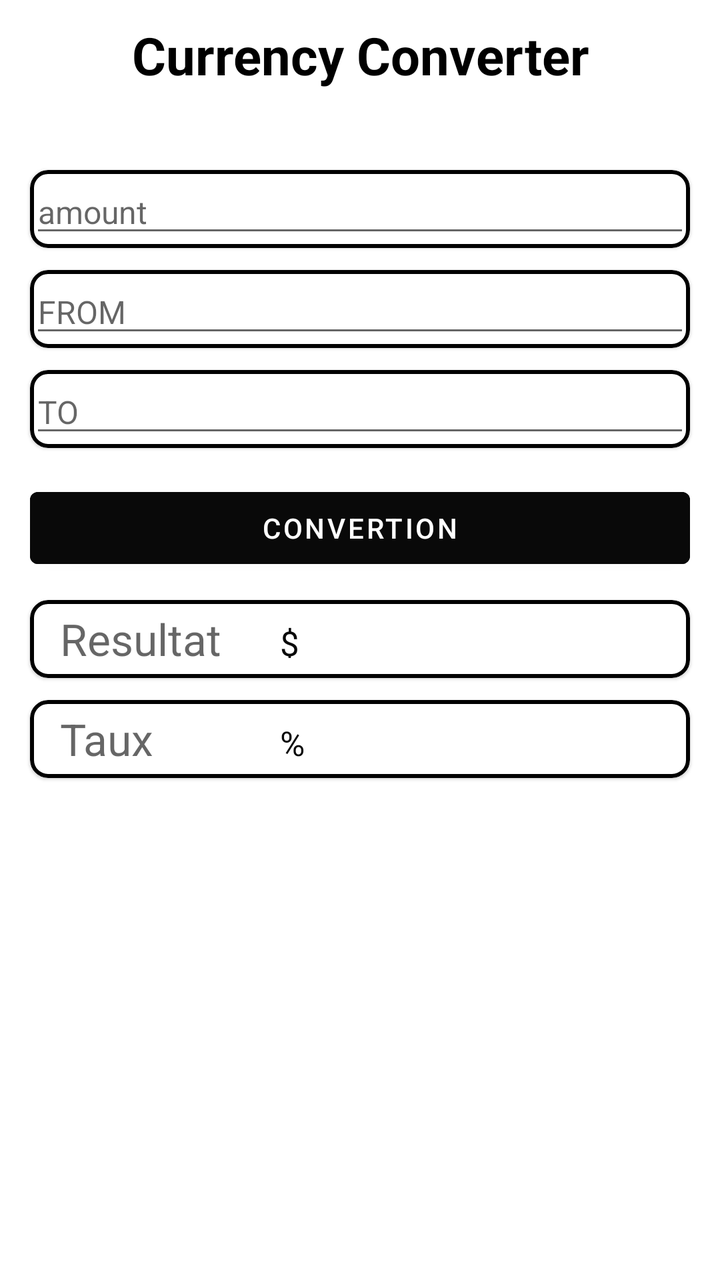
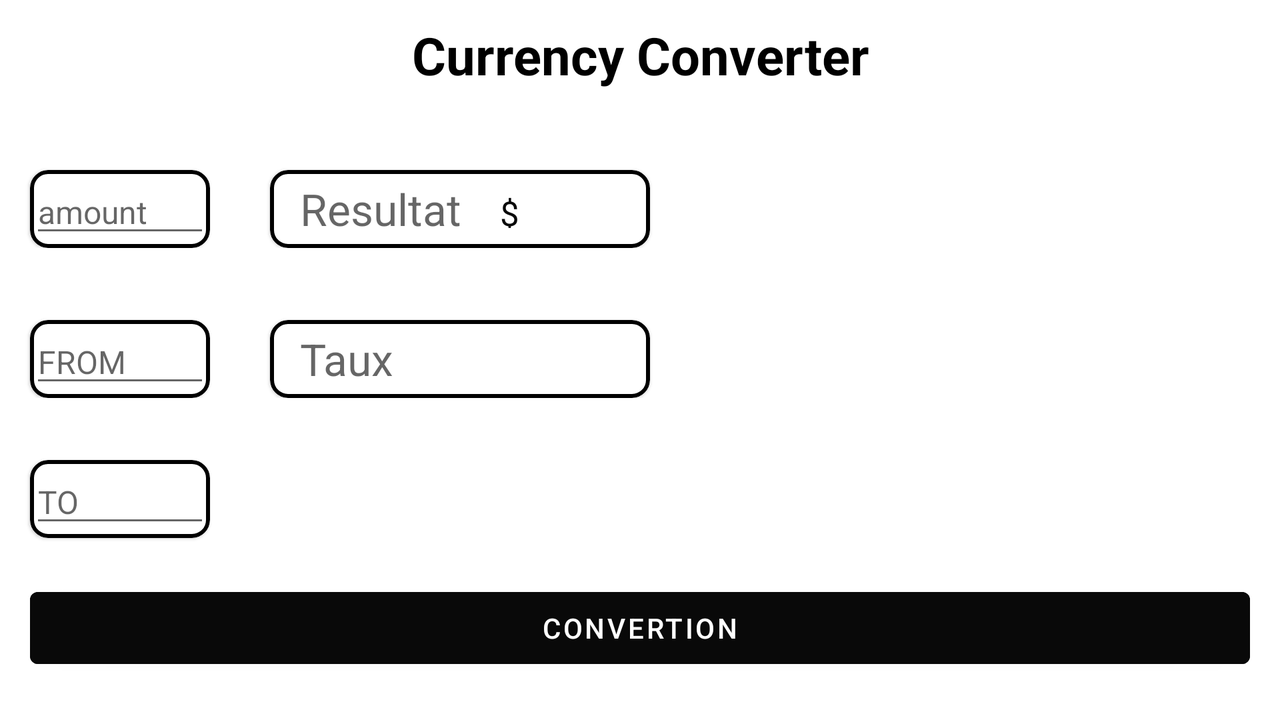

An Android layout and its configuration variant, each rendered on a device that would load it. The default file and the variant file are quoted in full after the pictures.
<!-- AndroidManifest.xml: application theme Theme.LeBaluchon -->
<!-- res/layout/fragment_convert.xml -->
<?xml version="1.0" encoding="utf-8"?>
<RelativeLayout
    xmlns:android="http://schemas.android.com/apk/res/android"
    android:layout_width="match_parent"
    android:layout_height="match_parent"
    xmlns:app="http://schemas.android.com/apk/res-auto"
    android:orientation="vertical">

    <TextView
        android:layout_width="match_parent"
        android:layout_height="wrap_content"
        android:textSize="26sp"
        android:text="@string/currency_converter"
        android:gravity="center"
        android:layout_margin="10dp"
        android:textStyle="bold"
        android:textColor="@color/black"/>

    <com.google.android.material.card.MaterialCardView
        android:layout_width="match_parent"
        android:layout_height="39dp"
        android:layout_marginLeft="15dp"
        android:layout_marginRight="15dp"
        android:layout_marginTop="85dp"
        app:cardCornerRadius="9dp"
        app:strokeColor="@color/black"
        app:strokeWidth="2sp">

        <EditText
            android:id="@+id/edit_amount"
            android:layout_width="match_parent"
            android:layout_height="wrap_content"
            android:hint="@string/amount"
            android:singleLine="true"
            android:textSize="16sp" />
    </com.google.android.material.card.MaterialCardView>

    <com.google.android.material.card.MaterialCardView
        android:layout_width="match_parent"
        android:layout_height="39dp"
        android:layout_marginLeft="15dp"
        android:layout_marginRight="15dp"
        app:strokeColor="@color/black"
        app:strokeWidth="2sp"
        app:cardCornerRadius="9dp"
        android:layout_marginTop="135dp">

    <EditText
        android:id="@+id/edit_from"
        android:layout_width="match_parent"
        android:textSize="16sp"
        android:layout_height="wrap_content"
        android:hint="FROM"
        android:singleLine="true"/>
    </com.google.android.material.card.MaterialCardView>

    <com.google.android.material.card.MaterialCardView
        android:layout_width="match_parent"
        android:layout_height="39dp"
        android:layout_marginTop="185dp"
        android:layout_marginLeft="15dp"
        android:layout_marginRight="15dp"
        app:cardCornerRadius="9dp"
        app:strokeColor="@color/black"
        app:strokeWidth="2sp">

        <EditText
            android:id="@+id/edit_to"
            android:layout_width="match_parent"
            android:layout_height="wrap_content"
            android:hint="TO"
            android:singleLine="true"
            android:textSize="16sp" />
    </com.google.android.material.card.MaterialCardView>

    <Button
        android:id="@+id/btn_convert"
        android:layout_width="match_parent"
        android:layout_height="wrap_content"
        android:layout_marginLeft="15dp"
        android:layout_marginTop="240dp"
        android:layout_marginRight="15dp"
        android:backgroundTint="#090909"
        android:text="Convertion" />


    <com.google.android.material.card.MaterialCardView
        android:layout_width="match_parent"
        android:layout_height="39dp"
        android:layout_marginTop="300dp"
        android:layout_marginLeft="15dp"
        android:layout_marginRight="15dp"
        app:cardCornerRadius="9dp"
        app:strokeColor="@color/black"
        app:strokeWidth="2sp">

    <LinearLayout
        android:layout_width="match_parent"
        android:layout_height="wrap_content"
        android:layout_marginLeft="15dp"
        android:layout_marginRight="15dp"
        android:orientation="horizontal">

        <TextView
            android:id="@+id/edit_result"
            android:layout_width="100dp"
            android:layout_gravity="center"
            android:layout_height="wrap_content"
            android:textColor="#F40202"
            android:textSize="22sp"
            android:hint="Resultat"/>

        <TextView
            android:layout_width="100dp"
            android:layout_height="wrap_content"
            android:textColor="#090909"
            android:layout_gravity="center"
            android:layout_margin="10dp"
            android:textSize="17sp"
            android:text="$"/>

    </LinearLayout>

    </com.google.android.material.card.MaterialCardView>

    <com.google.android.material.card.MaterialCardView
        android:layout_width="match_parent"
        android:layout_height="39dp"
        android:layout_marginTop="350dp"
        android:layout_marginLeft="15dp"
        android:layout_marginRight="15dp"
        app:cardCornerRadius="9dp"
        app:strokeColor="@color/black"
        app:strokeWidth="2sp">

        <LinearLayout
            android:layout_width="match_parent"
            android:layout_height="wrap_content"
            android:layout_marginLeft="15dp"
            android:layout_marginRight="15dp"
            android:orientation="horizontal">

            <TextView
                android:id="@+id/edit_rates"
                android:layout_width="100dp"
                android:layout_gravity="center"
                android:layout_height="wrap_content"
                android:textColor="#F40202"
                android:textSize="22sp"
                android:hint="Taux"/>

            <TextView
                android:layout_width="100dp"
                android:layout_height="wrap_content"
                android:textColor="#090909"
                android:layout_gravity="center"
                android:layout_margin="10dp"
                android:textSize="17sp"
                android:text="%"/>

        </LinearLayout>

    </com.google.android.material.card.MaterialCardView>
</RelativeLayout>
<!-- resources referenced by this layout -->
<resources>
  <string name="amount"> amount</string>
  <string name="currency_converter"> Currency Converter</string>
  <style name="Theme.LeBaluchon" parent="Theme.MaterialComponents.DayNight.DarkActionBar">
          
          <item name="colorPrimary">@color/purple_500</item>
          <item name="colorPrimaryVariant">@color/purple_700</item>
          <item name="colorOnPrimary">@color/white</item>
          
          <item name="colorSecondary">@color/teal_200</item>
          <item name="colorSecondaryVariant">@color/teal_700</item>
          <item name="colorOnSecondary">@color/black</item>
          
          <item name="android:statusBarColor" tools:targetApi="l">?attr/colorPrimaryVariant</item>
          
      </style>
</resources>
<!-- res/layout-land/fragment_convert.xml (the repository's variant of the layout above) -->
<!-- drawn on the phone turned sideways -->
<?xml version="1.0" encoding="utf-8"?>
<RelativeLayout
    xmlns:android="http://schemas.android.com/apk/res/android"
    xmlns:tools="http://schemas.android.com/tools"
    android:layout_width="match_parent"
    android:layout_height="match_parent"
    xmlns:app="http://schemas.android.com/apk/res-auto"
    android:orientation="vertical">

    <TextView
        android:layout_width="match_parent"
        android:layout_height="wrap_content"
        android:layout_marginStart="10dp"
        android:layout_marginTop="10dp"
        android:layout_marginEnd="10dp"
        android:layout_marginBottom="10dp"
        android:gravity="center"
        android:text="@string/currency_converter"
        android:textColor="@color/black"
        android:textSize="26sp"
        android:textStyle="bold" />
    <LinearLayout
        android:layout_width="match_parent"
        android:layout_height="wrap_content"
        android:orientation="horizontal">

        <com.google.android.material.card.MaterialCardView
            android:layout_width="90dp"
            android:layout_height="39dp"
            android:layout_marginLeft="15dp"
            android:layout_marginRight="15dp"
            android:layout_marginTop="85dp"
            app:cardCornerRadius="9dp"
            app:strokeColor="@color/black"
            app:strokeWidth="2sp">

            <EditText
                android:id="@+id/edit_amount"
                android:layout_width="90dp"
                android:layout_height="wrap_content"
                android:hint="@string/amount"
                android:singleLine="true"
                android:textSize="16sp"
                tools:ignore="TouchTargetSizeCheck" />
        </com.google.android.material.card.MaterialCardView>

        <com.google.android.material.card.MaterialCardView
            android:layout_width="190dp"
            android:layout_height="39dp"
            android:layout_marginTop="85dp"
            android:layout_marginLeft="15dp"
            android:layout_marginRight="15dp"
            app:cardCornerRadius="9dp"
            app:strokeColor="@color/black"
            app:strokeWidth="2sp">

            <LinearLayout
                android:layout_width="match_parent"
                android:layout_height="wrap_content"
                android:layout_marginLeft="15dp"
                android:layout_marginRight="15dp"
                android:orientation="horizontal">

                <TextView
                    android:id="@+id/edit_result"
                    android:layout_width="90dp"
                    android:layout_gravity="center"
                    android:layout_height="wrap_content"
                    android:textColor="#F40202"
                    android:textSize="22sp"
                    android:hint="Resultat"/>

                <TextView
                    android:layout_width="90dp"
                    android:layout_height="wrap_content"
                    android:textColor="#090909"
                    android:layout_gravity="center"
                    android:layout_margin="10dp"
                    android:textSize="17sp"
                    android:text="$"/>

            </LinearLayout>
        </com.google.android.material.card.MaterialCardView>
    </LinearLayout>
    <LinearLayout
        android:layout_width="match_parent"
        android:layout_height="wrap_content"
        android:orientation="horizontal">
        <com.google.android.material.card.MaterialCardView
            android:layout_width="90dp"
            android:layout_height="39dp"
            android:layout_marginLeft="15dp"
            android:layout_marginRight="15dp"
            app:strokeColor="@color/black"
            app:strokeWidth="2sp"
            app:cardCornerRadius="9dp"
            android:layout_marginTop="160dp">

            <EditText
                android:id="@+id/edit_from"
                android:layout_width="90dp"
                android:layout_height="wrap_content"
                android:hint="FROM"
                android:singleLine="true"
                android:textSize="16sp"
                tools:ignore="TouchTargetSizeCheck" />
        </com.google.android.material.card.MaterialCardView>

        <com.google.android.material.card.MaterialCardView
            android:layout_width="190dp"
            android:layout_height="39dp"
            android:layout_marginTop="160dp"
            android:layout_marginLeft="15dp"
            android:layout_marginRight="15dp"
            app:cardCornerRadius="9dp"
            app:strokeColor="@color/black"
            app:strokeWidth="2sp">

            <LinearLayout
                android:layout_width="90dp"
                android:layout_height="wrap_content"
                android:layout_marginLeft="15dp"
                android:layout_marginRight="15dp"
                android:orientation="horizontal">

                <TextView
                    android:id="@+id/edit_rates"
                    android:layout_width="90dp"
                    android:layout_gravity="center"
                    android:layout_height="wrap_content"
                    android:textColor="#F40202"
                    android:textSize="22sp"
                    android:hint="Taux"/>

                <TextView
                    android:layout_width="90dp"
                    android:layout_height="wrap_content"
                    android:textColor="#090909"
                    android:layout_gravity="center"
                    android:layout_margin="10dp"
                    android:textSize="17sp"
                    android:text="%"/>

            </LinearLayout>

        </com.google.android.material.card.MaterialCardView>
    </LinearLayout>

    <com.google.android.material.card.MaterialCardView
        android:layout_width="90dp"
        android:layout_height="39dp"
        android:layout_marginTop="230dp"
        android:layout_marginLeft="15dp"
        android:layout_marginRight="15dp"
        app:cardCornerRadius="9dp"
        app:strokeColor="@color/black"
        app:strokeWidth="2sp">

        <EditText
            android:id="@+id/edit_to"
            android:layout_width="90dp"
            android:layout_height="wrap_content"
            android:hint="TO"
            android:singleLine="true"
            android:textSize="16sp"
            tools:ignore="TouchTargetSizeCheck" />
    </com.google.android.material.card.MaterialCardView>


    <Button
        android:id="@+id/btn_convert"
        android:layout_width="match_parent"
        android:layout_height="wrap_content"
        android:layout_marginLeft="15dp"
        android:layout_marginTop="290dp"
        android:layout_marginRight="15dp"
        android:backgroundTint="#090909"
        android:text="Convertion" />

</RelativeLayout>
